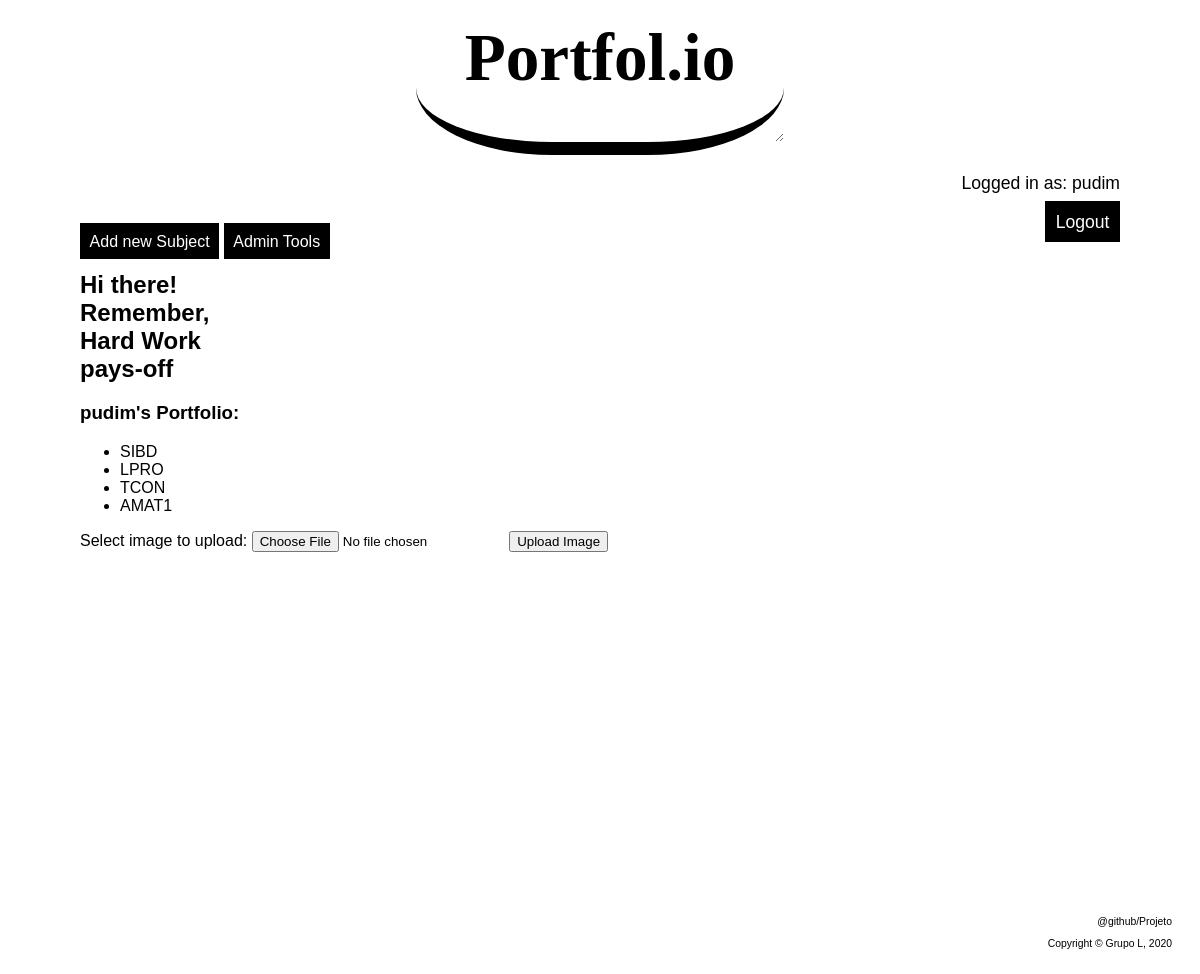
Before: /pages/user_mainpage.php (signed in) with the older database file.
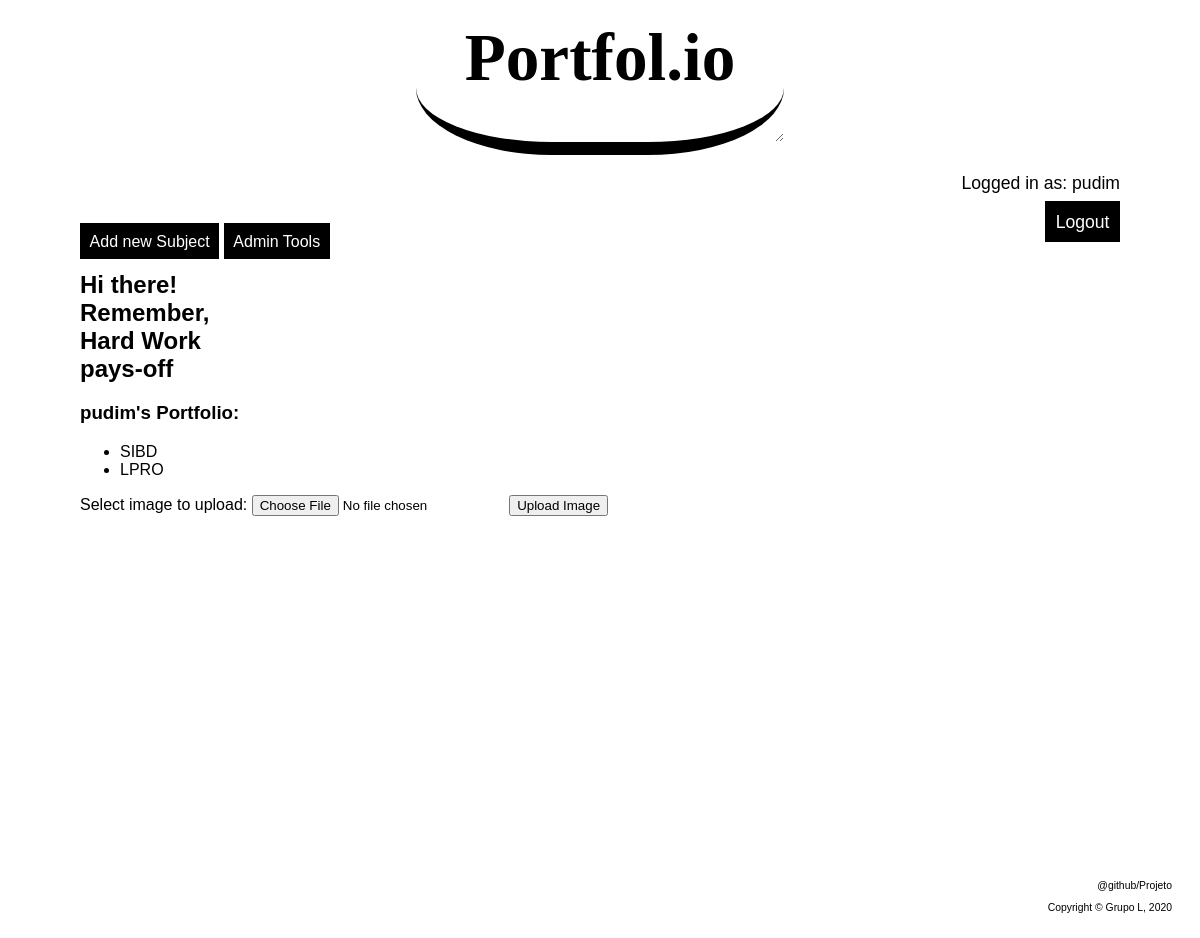
After: the same page with the newer database file.
### tables this page shows
CREATE TABLE subject (
    	id integer primary key autoincrement,
    	name text not null,
    	folder_path text,
        admin_id integer references student(id) not null,
        CONSTRAINT user_unique_error UNIQUE (name)
        CONSTRAINT user_unique_error UNIQUE (folder_path)
    );

### database/subjects.php (called while the page is built, shortened)
<?php
    function getSubjects() {
        global $db;
        $stmt= $db->prepare('SELECT * from subject');
        $stmt->execute();
        return ($stmt->fetchAll());
    }
?>

### pages/user_mainpage.php (the view, shortened to what this page needs)
<?php
    include_once('../database/connect.php');
    include_once('../database/subjects.php');
    $result=getSubjects();
?>
<!DOCTYPE html>
<html lang="en">
<head>
    <link href="../css/MainpageStyle.css" rel="stylesheet">
</head>
<body>
    <header>
        <h1><a href="../pages/user_mainpage.php"> Portfol.io</a></h1>
    </header>
    <div id="username">
        <p>Logged in as: <?= $_SESSION['username'] ?></p>
        <a href="../actions/ActionLogout.php">Logout</a>
    </div>
    <nav id="operations">
        <a href="../pages/subject_registration.php" id="Add">Add new Subject</a>
        <a href="../pages/admin.php" id="Admin">Admin Tools</a>
    </nav>
    <section id="welcome">
        <h2>Hi there! </br>
            Remember, </br>
            Hard Work </br>
            pays-off </br>
        </h2>
    </section>
    <section id="subjects">
        <h3><?=$_SESSION['username']?>'s Portfolio:</h3>
        <ul>
            <?php foreach ($result as $column){ ?>
                <li>
                    <a href="list_gallery.php?"><?php echo $column["name"] ?></a>
                </li>
            <?php } ?>
        </ul>
    </section>
    <form action="../actions/ActionUpload.php" method="post" enctype="multipart/form-data">
        Select image to upload:
        <input type="file" name="fileToUpload" id="fileToUpload">
        <input type="submit" value="Upload Image" name="submit">
    </form>
    <footer>
        <a href="https://github.com/zymil/Portfolio">@github/Projeto</a>
        <p>Copyright &copy; Grupo L, 2020</p>
    </footer>
</body>
</html>

### css/MainpageStyle.css (style rules this page uses)
body { font-family: Arial, Verdana, monospace; background-repeat: no-repeat; background-attachment: fixed; background-size: cover; background-position: auto; background-image: url(../img/portfolio4.png); -webkit-font-smoothing: antialiased; margin-left: 5em; margin-right: 5em; }
body > header { font-size: 2.1em; border-style: solid; flex-direction: column; text-align: center; border-bottom-width: 0.4em; margin-bottom: 0.5em; margin-right: 10em; margin-left: 10em; margin-top: -1em; border-top-width: 0; border-right-width: 0; border-left-width: 0; border-radius: 37%; resize: vertical; overflow: auto; font-family: "Lucida Handwriting"; display: flex; }
body > div { font-size: 1.1em; flex-direction: column; text-align: right; }
a:-webkit-any-link#Add { padding: 0.6em; background: rgb(0, 0, 0); color: #ffffff; }
a:-webkit-any-link#Admin { padding: 0.6em; background: rgb(0, 0, 0); color: #ffffff; }
body > footer { text-align: right; font-size: 0.65em; margin: auto; display: block; margin-top: 10em; text-decoration: none; margin: 0; margin-top: 35em; margin-right: -5em; }
body > div#username a { padding: 0.6em; background: rgb(0, 0, 0); color: #ffffff; }
a { color: black; text-decoration: none; background-color: transparent; }

Changed rows visible on the page:
removed subject: name "TCON"
removed subject: name "AMAT1"
